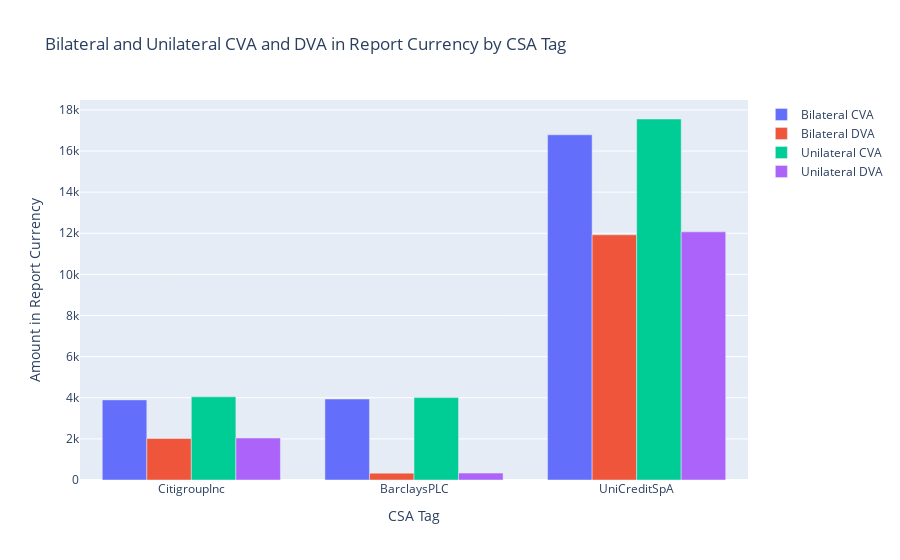

Write notebook code for a chart like this one.
### Markdown cell above
#### View allocations for all counterparties

### Code cell
visualizer.plot_allocations()

### Figure 1 — Plotly figure (JSON) as saved in the notebook; plotly's stock layout.template omitted (floating-point values rounded to 4 significant figures)
{"data": [{"name": "Bilateral CVA", "type": "bar", "x": ["CitigroupInc", "BarclaysPLC", "UniCreditSpA"], "y": [3896.0, 3938.0, 16790.0]}, {"name": "Bilateral DVA", "type": "bar", "x": ["CitigroupInc", "BarclaysPLC", "UniCreditSpA"], "y": [2018.0, 333.4, 11920.0]}, {"name": "Unilateral CVA", "type": "bar", "x": ["CitigroupInc", "BarclaysPLC", "UniCreditSpA"], "y": [4047.0, 4008.0, 17560.0]}, {"name": "Unilateral DVA", "type": "bar", "x": ["CitigroupInc", "BarclaysPLC", "UniCreditSpA"], "y": [2043.0, 335.7, 12070.0]}], "layout": {"barmode": "group", "title": {"text": "Bilateral and Unilateral CVA and DVA in Report Currency by CSA Tag"}, "xaxis": {"title": {"text": "CSA Tag"}}, "yaxis": {"title": {"text": "Amount in Report Currency"}}}}
